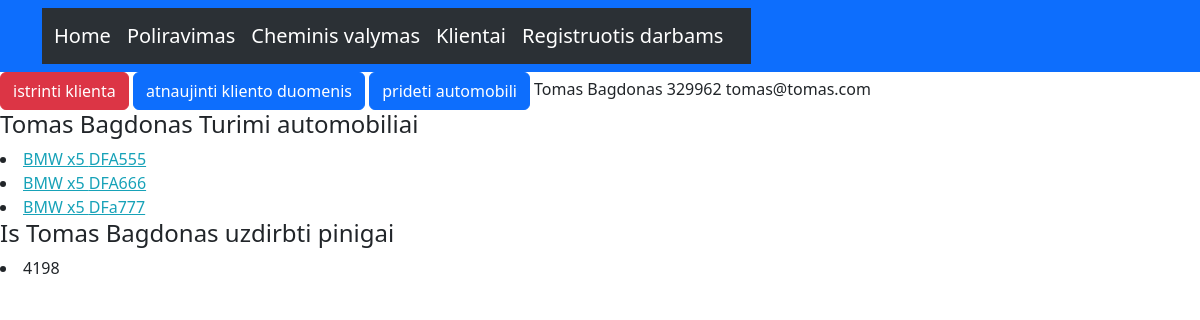
Screenshot of /service/customers/1 with the database file from the repository.
### service/models.py (models this page shows, shortened)
class BaseModel(models.Model):
    objects = models.Model
    DoesNotExist = models.Model
    class Meta:
        abstract = True

class Customer(BaseModel):
    name = models.CharField(max_length=20, blank=False)
    last_name = models.CharField(max_length=20, blank=False)
    phone_number = models.IntegerField(blank=False)
    email_address = models.EmailField(blank=True)

class Car(BaseModel):
    car = models.CharField(max_length=20, blank=False)
    pub_date = models.DateTimeField(default=now)
    model = models.CharField(max_length=20, blank=False)
    color = models.CharField(max_length=10, blank=False)
    license_plate = models.CharField(max_length=8, blank=False)
    customer = models.ForeignKey(Customer, on_delete=models.CASCADE)
    def __str__(self):
        return f'{self.car} {self.model}'

### service/views.py (the view)
# urls.py: path("customers/<int:customer_id>", get_customer, name="customer"),
def get_customer(request, customer_id):
    customer = Customer.objects.get(pk=customer_id)
    cars = Car.objects.filter(customer=customer)
    money = FinishedCarPhoto.objects.filter(customer=customer)
    money = sum(m.received_money for m in money)
    context = {
        'customer': customer,
        'cars': cars,
        'money': money,
    }
    return render(request, 'service/customer.html', context)

### service/templates/service/customer.html (shortened to what this page needs)
{% extends 'base.html' %}
{% block content %}
    <a class="btn btn-danger" href="{% url 'service:delete_customer' customer.id %}" role="button">istrinti klienta</a>
    <a class="btn btn-primary" href="{% url 'service:update_customer' customer.id %}" role="button">atnaujinti kliento duomenis</a>
    <a class="btn btn-primary" href="{% url 'service:add_car' customer.id %}" role="button">prideti automobili</a>
    <tr>
          <td>{{ customer.name }}</td>
          <td>{{ customer.last_name }}</td>
          <td>{{ customer.phone_number }}</td>
          <td>{{ customer.email_address }}</td>
    </tr>
<form action="" method="post">
<h4>{{ customer.name }} {{ customer.last_name }} Turimi automobiliai</h4>
  {% for car in cars %}
        <li><a href="{% url 'service:customer' customer.id %}">{{ car }} {{ car.license_plate }}</a></li>
    {% endfor %}
<h4>Is {{ customer.name }} {{ customer.last_name }} uzdirbti pinigai</h4>
    <li><a>{{ money }}</a></li>
</form>
{% endblock %}

### templates/base.html (shortened to what this page needs)
<!doctype html>
{% load static %}
<html lang="en">
  <head>
      <link rel="stylesheet" href="https://maxcdn.bootstrapcdn.com/bootstrap/4.0.0/css/bootstrap.min.css">
  <link rel="stylesheet" href="https://use.fontawesome.com/releases/v5.0.10/css/all.css">
    <link href="https://cdn.jsdelivr.net/npm/bootstrap@5.3.2/dist/css/bootstrap.min.css" rel="stylesheet">
   <link rel="stylesheet" type="text/css" href="{% static 'poliravimas/calendar.css' %}">
  </head>
  <body>
  <nav class="navbar bg-primary" data-bs-theme="dark">
    <div class="container">
    <nav class="navbar navbar-expand-lg bg-body-tertiary">
      <div class="container-fluid">
        <a class="navbar-brand" href="{% url 'home' %}">Home</a>
        <a class="navbar-brand" href="{% url 'service:show_polish' %}">Poliravimas</a>
        <a class="navbar-brand" href="{% url 'service:show_chemical' %}">Cheminis valymas</a>
        <a class="navbar-brand" href="{% url 'service:customers' %}">Klientai</a>
        <a class="navbar-brand" href="{% url 'service:calendar' %}">Registruotis darbams</a>
      </div>
    </nav>
  </div>
  </nav>
    {% block content %}
    {% endblock %}
  </body>
</html>

### static/poliravimas/calendar.css (style rules this page uses)
a { color: #17a2b8; }

### rows the page displays
Customer: name "Tomas", last_name "Bagdonas", phone_number "329962", email_address "tomas@tomas.com"
Car: car+model "BMW x5", license_plate "DFA555"
Car: car+model "BMW x5", license_plate "DFA666"
Car: car+model "BMW x5", license_plate "DFa777"

### other values shown
{{ money }} "4198"
